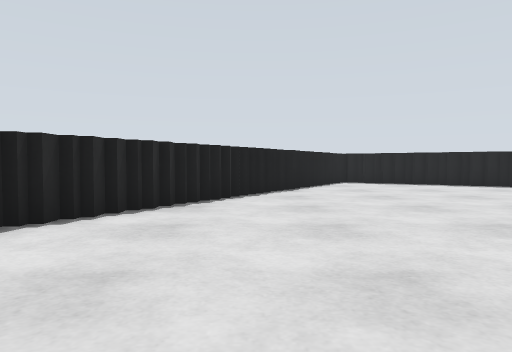
view 1 (above)

12 first-person views from a walk through a robot-simulator world made for Gazebo. The camera is 0.2 m above the floor, tilts 2° down and sees 70° across. The floor is counted in squares, 0.25 m on a side. Each view is taken from the middle of a square. On the plan, view 1 faces up. The plan holds only what a view shows up to about 12 squares ahead; the rest is blank. The place goes on beyond the plan.

view 2
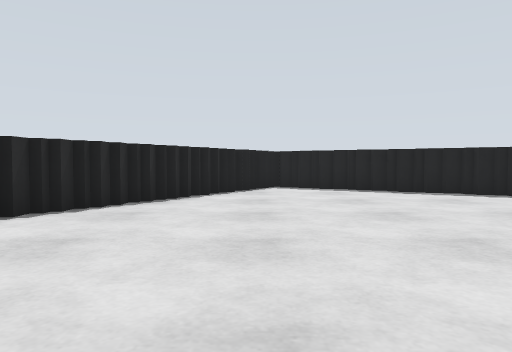

view 3
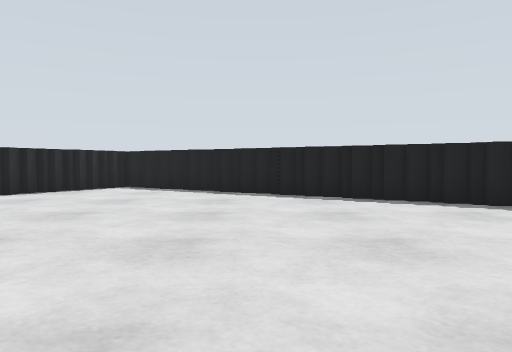

view 4
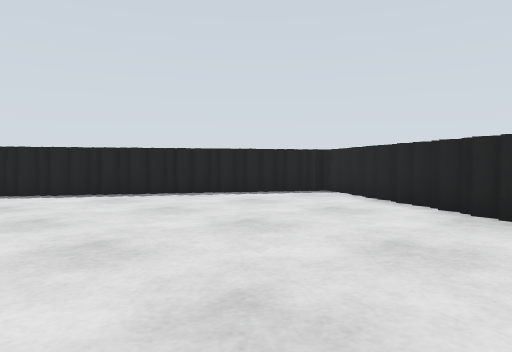

view 5
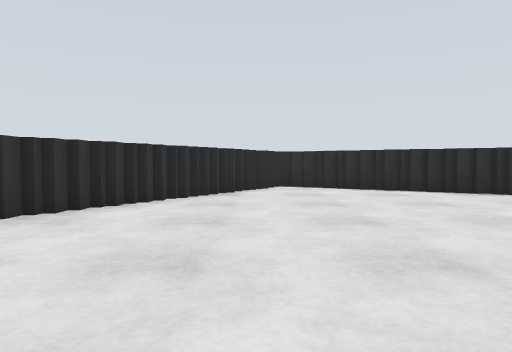

view 6
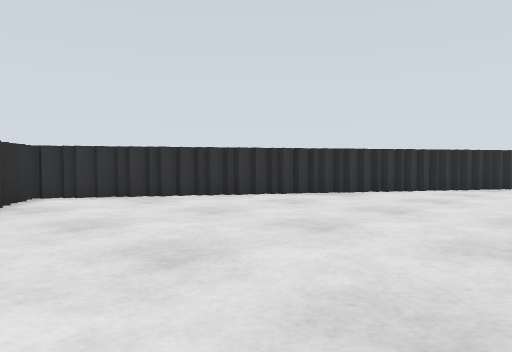

view 7
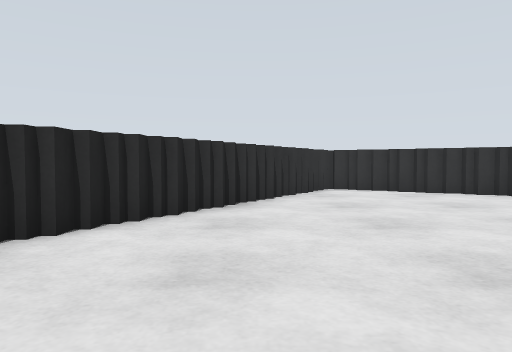

view 8
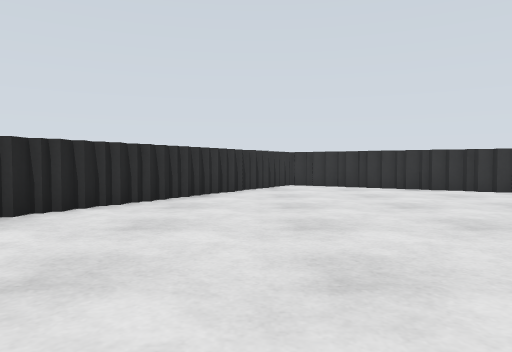

view 9
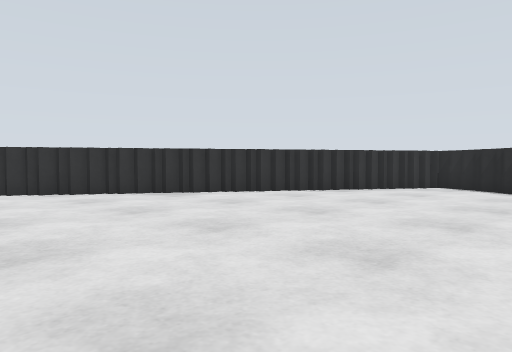

view 10
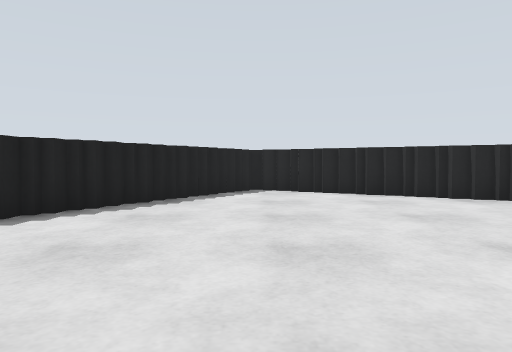

view 11
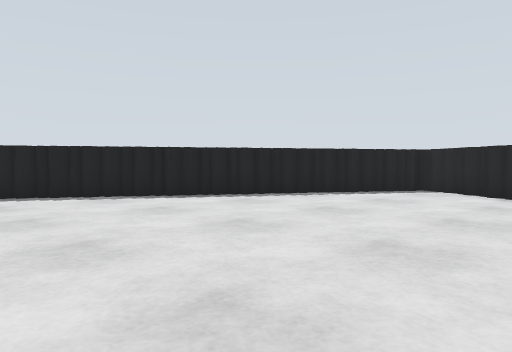

view 12
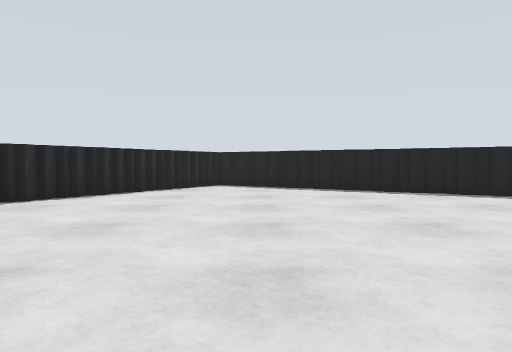

### Floor plan
Points are (right, up) in squares from view 1. A wall is a line through its corners. A room is listed if a view was taken in it or the views show most of it. See-through windows are left out.
Room 1 (views 1, 2, 3, 4, 5, 6, 7, 8, 9, 10, 11, 12)
walls: (1.8, -2.2) (2.2, -2.2); (2.4, -2.6) (2.9, -2.6); (1.4, -2) (1.9, -2); (0.8, -1.6) (1.2, -1.6); (3.4, -3.2) (3.9, -3.2); (2.9, -3) (3.5, -3); (0.1, -1.2) (0.6, -1.2); (3.9, -3.6) (4.5, -3.6); (4.4, -3.8) (4.9, -3.8); (-0.2, -1) (0.2, -1); (12.2, -1) (12.2, -0.5); (12.6, -0.5) (12.6, 0); (13.2, 0.5) (13.2, 1); (13, 0.1) (13, 0.6); (13.6, 1.1) (13.6, 1.6); (11.6, -2) (11.6, -1.5); (-0.6, 8.9) (-0.6, 8.4); (-1.6, 7.2) (-1.6, 6.8); (4.9, -4.2) (5.5, -4.2); (-0.2, 9.5) (-0.2, 9); (-0.9, -0.6) (-0.4, -0.6); (14, 1.8) (14, 2.2); (-1.8, 6.9) (-1.8, 6.4); (0.2, 10) (0.2, 9.5); (14.2, 2.1) (14.2, 2.6); (11.4, -2.5) (11.4, -2); (-2.2, 6.2) (-2.2, 5.8); (10.6, 11.2) (10.1, 11.2); (11.2, 10.8) (10.8, 10.8); (0.4, 10.5) (0.4, 10); (9.6, 11.8) (9.1, 11.8); (-1.5, -0.2) (-1, -0.2); (-2.4, 5.9) (-2.4, 5.4); (5.5, -4.6) (6, -4.6); (10.1, 11.6) (9.5, 11.6); (11.6, 10.6) (11.1, 10.6); (14.6, 2.8) (14.6, 3.2); (0.8, 11) (0.8, 10.5); (9.1, 12.2) (8.5, 12.2); (12.2, 10.2) (11.8, 10.2); (5.9, -4.8) (6.5, -4.8); (-1.9, 0) (-1.4, 0); (-2.8, 5.2) (-2.8, 4.8); (8.5, 12.6) (8, 12.6); (1.2, 11.6) (1.2, 11.1); (12.9, 9.8) (12.4, 9.8); (15, 3.4) (15, 3.9); (8.1, 12.8) (7.5, 12.8); (13.2, 9.6) (12.8, 9.6); (15.2, 3.8) (15.2, 4.2); (6.5, -5.2) (7, -5.2); (-3.2, 4.6) (-3.2, 4.1); (1.4, 12) (1.4, 11.5); (-2.5, 0.4) (-2, 0.4); (7.5, 13.2) (7, 13.2); (-3.4, 4.2) (-3.4, 3.8); (13.9, 9.2) (13.4, 9.2); (-2.9, 0.6) (-2.4, 0.6); (1.8, 12.6) (1.8, 12.1); (14.2, 9) (13.8, 9); (15.6, 4.4) (15.6, 4.9); (6.9, 13.6) (6.4, 13.6); (7.1, -5.6) (7.6, -5.6); (-3.8, 3.6) (-3.8, 3.1); (6.5, 13.8) (6, 13.8); (15.8, 4.8) (15.8, 5.2); (2, 13) (2, 12.5); (7.5, -5.8) (8, -5.8); (-3.5, 1) (-3, 1); (14.9, 8.6) (14.4, 8.6); (5.9, 14.2) (5.4, 14.2); (-4.2, 3) (-4.2, 2.5); (2.4, 13.6) (2.4, 13.1); (16.2, 5.4) (16.2, 5.9); (15.5, 8.2) (15, 8.2); (5.5, 14.4) (5, 14.4); (8.1, -6.2) (8.6, -6.2); (-4.4, 2.6) (-4.4, 2.1); (15.9, 8) (15.4, 8); (2.8, 14.2) (2.8, 13.8); (16.6, 5.9) (16.6, 6.5); (4.9, 14.8) (4.4, 14.8); (3, 14.6) (3, 14.1); (16.8, 6.4) (16.8, 6.9); (16.5, 7.6) (16, 7.6); (17, 6.8) (17, 7.2)

Positions as (right, up) in squares from view 1, and headings:
1: (0, 0), facing up
2: (3, 3), facing up
3: (8, 3), facing up
4: (8, 1), facing up-right
5: (8, 1), facing left
6: (11, 3), facing down-left
7: (11, 5), facing down
8: (10, 7), facing down
9: (8, 6), facing down-left
10: (6, 7), facing right
11: (6, 3), facing up-right
12: (5, 2), facing up
